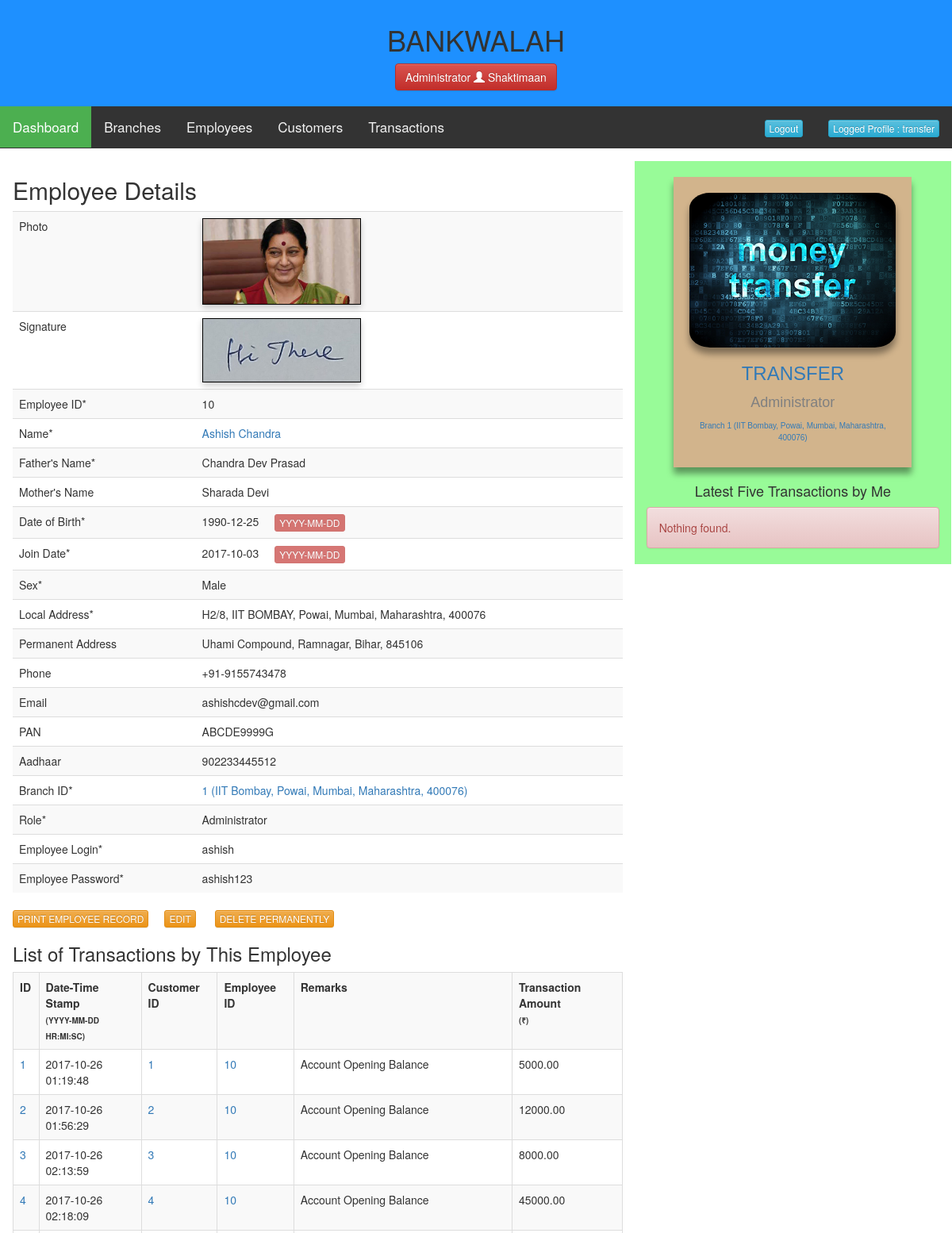
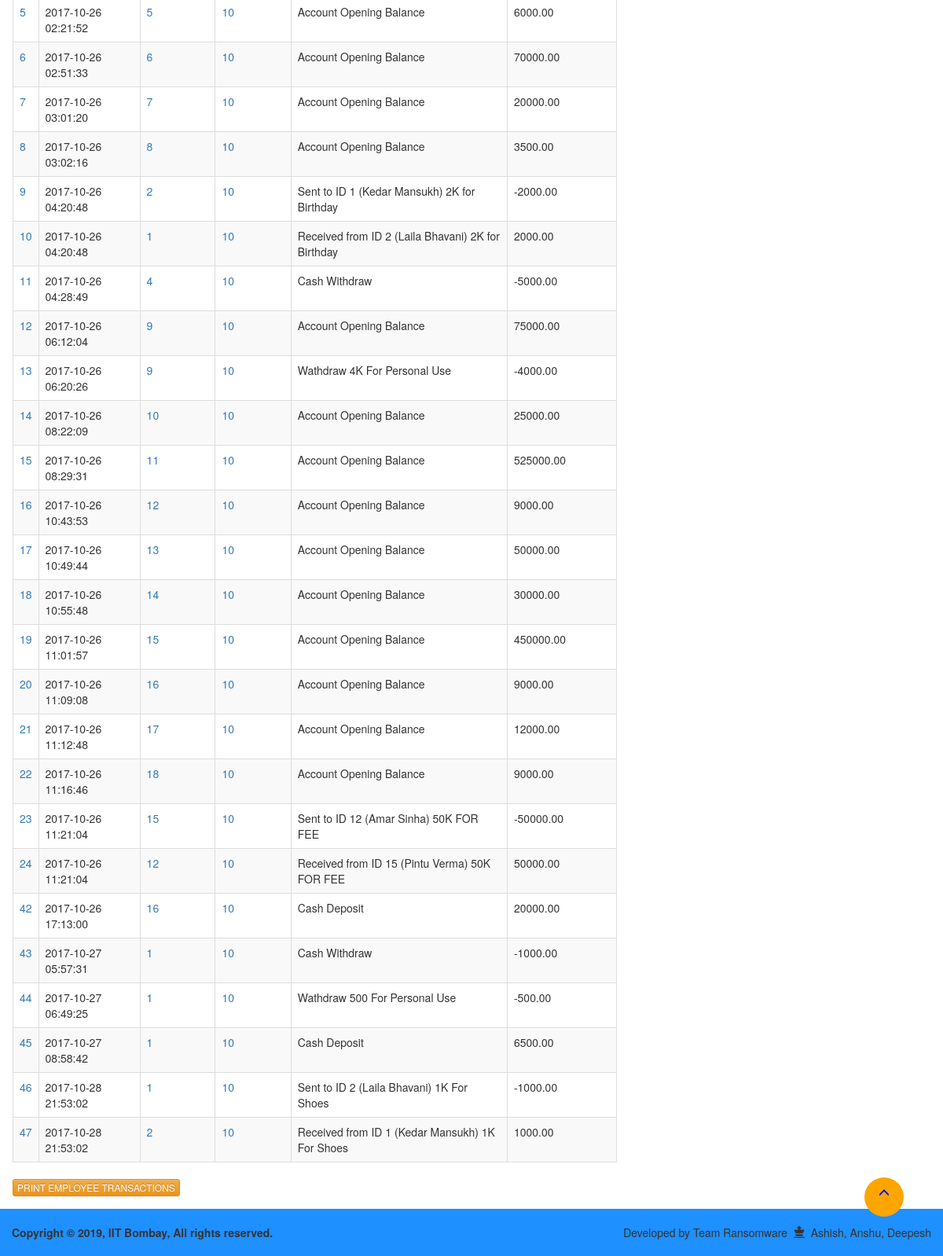
Screenshot of /admin-employee-view.php?id=10 (signed in) with the database file from the repository (2 pictures, top to bottom).
### tables this page shows
CREATE TABLE `employees` (
  `EmpID` int(11) NOT NULL,
  `EmpName` varchar(255) NOT NULL,
  `EmpFName` varchar(255) NOT NULL,
  `EmpMName` varchar(255) DEFAULT NULL,
  `EmpDOB` date NOT NULL,
  `EmpJoinDate` date NOT NULL,
  `EmpSex` varchar(20) NOT NULL,
  `EmpLAdd` varchar(255) NOT NULL,
  `EmpPAdd` varchar(255) DEFAULT NULL,
  `EmpPhone` varchar(20) DEFAULT NULL,
  `EmpEmail` varchar(255) DEFAULT NULL,
  `EmpPAN` varchar(20) DEFAULT NULL,
  `EmpAadhaar` varchar(20) DEFAULT NULL,
  `EmpBrID` int(11) NOT NULL,
  `EmpRole` varchar(20) NOT NULL,
  `EmpLogin` varchar(20) NOT NULL,
  `EmpPass` varchar(20) NOT NULL
);

CREATE TABLE `branches` (
  `BrID` int(11) NOT NULL,
  `BrLoc` varchar(255) NOT NULL,
  `BrIFSC` varchar(20) NOT NULL,
  `BrOpenDate` date NOT NULL,
  `BrPhone` varchar(20) DEFAULT NULL,
  `BrEmail` varchar(255) DEFAULT NULL
);

CREATE TABLE `transactions` (
  `TrID` int(11) NOT NULL,
  `TrDateTime` datetime NOT NULL,
  `TrRemarks` varchar(255) DEFAULT NULL,
  `TrCustID` int(11) NOT NULL,
  `TrEmpID` int(11) NOT NULL,
  `TrAmount` double(18,2) NOT NULL
);

### admin-session.php (called while the page is built, shortened)
<?php
include_once "dbconfig.php";
$user_check = $_SESSION["login_shaktimaan"];
$ses_sql = mysqli_query($conn,"SELECT employees.EmpID, employees.EmpName, employees.EmpLogin, employees.EmpRole, branches.BrID, branches.BrLoc FROM employees INNER JOIN branches ON employees.EmpBrID=branches.BrID WHERE EmpRole='Administrator' AND EmpLogin='$user_check'");
$row = mysqli_fetch_array($ses_sql,MYSQLI_ASSOC);
$ses_EmpID = $row["EmpID"];
$ses_EmpName = $row["EmpName"];
$ses_EmpLogin = $row["EmpLogin"];
$ses_EmpRole = $row["EmpRole"];
$ses_BrID = $row["BrID"];
$ses_BrLoc = $row["BrLoc"];
?>

### admin-employee-view.php (the view, shortened to what this page needs)
<?php include_once "admin-session.php"; ?>
<!DOCTYPE html>
<html lang="en-US">
<head>
<?php include_once "admin-inc-head.php"; ?>
</head>
<body onscroll="navStick()">
<?php include_once "admin-inc-header.php"; ?>
<?php include_once "admin-inc-nav.php"; ?>
<div class="content">
	<div class="row">
		<div class="col-sm-8 mainbody-adm">
<h2>Employee Details</h2>
<?php
require_once "dbconfig.php";
if (isset($_GET["id"])) { $EmpID = $_GET["id"];
$my_sql = mysqli_query($conn,"SELECT EmpID FROM employees WHERE EmpID=$_GET[id]");
$my_row = mysqli_fetch_array($my_sql,MYSQLI_ASSOC);
$my_ID = $my_row["EmpID"];
}
if (isset($_POST["submitnew"]) || isset($_POST["submitedit"]) || ($_GET["id"] == $my_ID)) {
$sql = "SELECT *, branches.BrLoc FROM employees INNER JOIN branches ON employees.EmpBrID=branches.BrID WHERE EmpID=".$EmpID;
$result = $conn->query($sql);
if ($result->num_rows > 0) {
	while($row = $result->fetch_assoc()) {
		echo "<div class=\"table-responsive\" id=\"printemprecord\">
<table class=\"table table-striped\">
	<tr>
		<td style=\"width:30%;\">Photo</td>
		<td style=\"width:70%;\"><img src=\"img-employees/".$row["EmpID"]."-photo.jpg\" alt=\"".$row["EmpName"]." - Photo Load Error\" class=\"picsig\"></td>
	</tr>
	<tr>
		<td style=\"width:30%;\">Signature</td>
		<td style=\"width:70%;\"><img src=\"img-employees/".$row["EmpID"]."-sig.jpg\" alt=\"".$row["EmpName"]." - Sig Load Error \" class=\"picsig\"></td>
	</tr>
	<tr>
		<td style=\"width:30%;\">Employee ID*</td>
		<td style=\"width:70%;\">".$row["EmpID"]."</td>
	</tr>
	<tr>
		<td>Name*</td>
		<td style=\"width:70%;\"><a href=\"admin-employee-view.php?id=".$row["EmpID"]."\">".$row["EmpName"]."</a></td>
	</tr>
	<tr>
		<td>Father's Name*</td>
		<td style=\"width:70%;\">".$row["EmpFName"]."</td>
	</tr>
	<tr>
		<td>Mother's Name</td>
		<td style=\"width:70%;\">".$row["EmpMName"]."</td>
	</tr>
	<tr>
		<td>Date of Birth*</td>
		<td>".$row["EmpDOB"]."<button type=\"button\" class=\"btn btn-danger btn-xs\" style=\"margin-left:20px;\" disabled>YYYY-MM-DD</button></td>
	</tr>
	<tr>
		<td>Join Date*</td>
		<td>".$row["EmpJoinDate"]."<button type=\"button\" class=\"btn btn-danger btn-xs\" style=\"margin-left:20px;\" disabled>YYYY-MM-DD</button></td>
	</tr>
	<tr>
		<td>Sex*</td>
		<td>".$row["EmpSex"]."</td>
	</tr>
	<tr>
		<td>Local Address*</td>
		<td style=\"width:70%;\">".$row["EmpLAdd"]."</td>
	</tr>
	<tr>
		<td>Permanent Address</td>
		<td style=\"width:70%;\">".$row["EmpPAdd"]."</td>
	</tr>
	<tr>
		<td>Phone</td>
		<td style=\"width:70%;\">".$row["EmpPhone"]."</td>
	</tr>
	<tr>
		<td>Email</td>
		<td style=\"width:70%;\">".$row["EmpEmail"]."</td>
	</tr>
	<tr>
		<td>PAN</td>
		<td style=\"width:70%;\">".$row["EmpPAN"]."</td>
	</tr>
	<tr>
		<td>Aadhaar</td>
		<td style=\"width:70%;\">".$row["EmpAadhaar"]."</td>
	</tr>
	<tr>
		<td>Branch ID*</td>
		<td style=\"width:70%;\"><a href=\"admin-branch-view.php?id=".$row["EmpBrID"]."\">".$row["EmpBrID"]." (".$row["BrLoc"].")</a></td>
	</tr>
	<tr>
		<td>Role*</td>
		<td style=\"width:70%;\">".$row["EmpRole"]."</td>
	</tr>
	<tr>
		<td>Employee Login*</td>
		<td style=\"width:70%;\">".$row["EmpLogin"]."</td>
	</tr>
	<tr>
		<td>Employee Password*</td>
		<td style=\"width:70%;\">".$row["EmpPass"]."</td>
	</tr>
</table>
</div>
<button type=\"button\" class=\"btn btn-warning btn-xs\" onclick=\"printDiv('printemprecord')\">PRINT EMPLOYEE RECORD</button><a href=\"admin-employee-edit.php?id=".$row["EmpID"]."\"><button type=\"button\" class=\"btn btn-warning btn-xs\" style=\"margin-left:20px;\">EDIT</button></a>
<a href=\"admin-employee-deleted.php?id=".$row["EmpID"]."&name=".$row["EmpName"]."&fname=".$row["EmpFName"]."\"><button onclick=\"alertdeleteFunction()\" type=\"button\" class=\"btn btn-warning btn-xs\" style=\"margin-left:20px;\">DELETE PERMANENTLY</button></a>";
	}
}
else {
	echo "<div class=\"alert alert-danger\">Nothing found.</div>";
}
echo "<h3>List of Transactions by This Employee</h3>";
$sql_transemp = "SELECT * FROM transactions WHERE TrEmpID=".$EmpID." ORDER BY TrID ASC";
$result_transemp = $conn->query($sql_transemp);
if ($result_transemp->num_rows > 0) {
	echo "<div class=\"table-responsive\" id=\"printtransemp\">
<table class=\"table table-striped table-bordered\">
	<tr>
		<th>ID</th>
		<th>Date-Time Stamp<br /><span style=\"font-size:10px;\">(YYYY-MM-DD HR:MI:SC)</span></th>
		<th>Customer ID</th>
		<th>Employee ID</th>
		<th>Remarks</th>
		<th>Transaction Amount<br /><span style=\"font-size:10px;\">(&#8377;)</span></th>
	</tr>";
	while($row = $result_transemp->fetch_assoc()) {
		echo "<tr>
				<td><a href=\"admin-trans-view.php?id=".$row["TrID"]."\">".$row["TrID"]."</a></td>
				<td>".$row["TrDateTime"]."</td>
				<td><a href=\"admin-customer-view.php?id=".$row["TrCustID"]."\">".$row["TrCustID"]."</a></td>
				<td><a href=\"admin-employee-view.php?id=".$row["TrEmpID"]."\">".$row["TrEmpID"]."</a></td>
				<td>".$row["TrRemarks"]."</td>
				<td>".$row["TrAmount"]."</td>
			</tr>";
    }
	echo "</table></div>
		<button type=\"button\" class=\"btn btn-warning btn-xs\" onclick=\"printDiv('printtransemp')\">PRINT EMPLOYEE TRANSACTIONS</button>";
}
else {
	echo "<div class=\"alert alert-danger\">Nothing found.</div>";
}
}
else {
	header("Location: admin-dashboard.php");
}
?>
		</div>
		<div class="col-sm-4 mainside-adm"><?php include_once "admin-inc-sidebar.php"; ?></div>
	</div>
</div>
<div class="col-sm-12 mainfoot-adm"><?php include_once "admin-inc-footer.php"; ?></div>
<?php $conn->close(); ?></body>
</html>

### admin-inc-nav.php
<div id="navbar">
	<a class="active" href="admin-dashboard.php">Dashboard</a>
	<a href="admin-branch-searched.php">Branches</a>
	<a href="admin-employee-searched.php">Employees</a>
	<a href="admin-customer-searched.php">Customers</a>
	<a href="admin-trans-searched.php">Transactions</a>
	<?php echo "<a href=\"admin-employee-view.php?id=".$ses_EmpID."\" style=\"float:right;\"><button type=\"button\" class=\"btn btn-info btn-xs\">Logged Profile : ".$ses_EmpLogin."</button></a>"; ?>
	<a href="admin-logout.php" style="float:right;"><button type="button" class="btn btn-info btn-xs">Logout</button></a>
</div>

### admin-inc-sidebar.php
<div class="card" style="margin-top:20px; margin-bottom:20px;">
	<?php echo "<img src=\"img-employees/".$ses_EmpID."-photo.jpg\" alt=\"".$ses_EmpName."\" class=\"card-image\">"; ?>
	<h3><?php echo "<a href=\"admin-employee-view.php?id=".$ses_EmpID."\">".$ses_EmpName."</a>"; ?></h3>
	<p class="card-title"><?php echo $ses_EmpRole; ?></p>
	<p style="font-size:10px;"><?php echo "<a href=\"admin-branch-view.php?id=".$ses_BrID."\">Branch ".$ses_BrID." (".$ses_BrLoc.")</a>"; ?></p>
</div>
<?php
echo "<h4 style=\"text-align:center;\">Latest Five Transactions by Me</h4>";
$sql_transemp = "SELECT TrID, TrDateTime, TrCustID, TrAmount FROM transactions WHERE TrEmpID=".$ses_EmpID." ORDER BY TrID DESC LIMIT 5";
$result_transemp = $conn->query($sql_transemp);
if ($result_transemp->num_rows > 0) {
	echo "<div class=\"table-responsive\">
<table class=\"table table-striped table-bordered\">
	<tr>
		<th>ID</th>
		<th>Date-Time Stamp<br /><span style=\"font-size:10px;\">(YYYY-MM-DD HR:MI:SC)</span></th>
		<th>Customer ID</th>
		<th>Transaction Amount<br /><span style=\"font-size:10px;\">(&#8377;)</span></th>
	</tr>";
	while($row = $result_transemp->fetch_assoc()) {
		echo "<tr>
				<td><a href=\"admin-trans-view.php?id=".$row["TrID"]."\">".$row["TrID"]."</a></td>
				<td>".$row["TrDateTime"]."</td>
				<td><a href=\"admin-customer-view.php?id=".$row["TrCustID"]."\">".$row["TrCustID"]."</a></td>
				<td>".$row["TrAmount"]."</td>
			</tr>";
    }
	echo "</table></div>";
}
else {
	echo "<div class=\"alert alert-danger\">Nothing found.</div>";
}
?>

### css/sticky.css (style rules this page uses)
body { margin: 0; font-size: 28px; }
#navbar { overflow: hidden; background-color: #333; z-index: 100; }
#navbar a { float: left; display: block; color: #f2f2f2; text-align: center; padding: 14px 16px; text-decoration: none; font-size: 17px; }
#navbar a.active { background-color: #4CAF50; color: white; }
.content { padding: 16px; }

### css/profilecard.css (style rules this page uses)
.card { box-shadow: 0 8px 8px 0 rgba(0, 0, 0, 0.4); max-width: 300px; margin: auto; text-align: center; font-family: arial; padding: 20px; background-color: tan; }
.card-title { color: grey; font-size: 18px; }
.card-image { width: 100%; border-radius: 10%; max-width: 280px; box-shadow: 0 8px 8px 0 rgba(0, 0, 0, 0.4); }

### css/passbook.css (style rules this page uses)
.picsig { max-width: 200px; max-height: 150px; box-shadow: 0 4px 8px 0 rgba(0, 0, 0, 0.2); border: 1px solid black; }

### css/layouts.css (style rules this page uses)
.mainfoot-adm { background-color: #1e90ff; }
.mainbody-adm { background-color: #ffffff; }
.mainside-adm { background-color: palegreen; }

### rows the page displays
employees: EmpLogin "transfer", EmpName "TRANSFER", EmpRole "Administrator", branches.BrID "1", branches.BrLoc "IIT Bombay, Powai, Mumbai, Maharashtra, 400076"
employees: EmpID "10", EmpName "Ashish Chandra", EmpFName "Chandra Dev Prasad", EmpMName "Sharada Devi", EmpDOB "1990-12-25", EmpJoinDate "2017-10-03", EmpSex "Male", EmpLAdd "H2/8, IIT BOMBAY, Powai, Mumbai, Maharashtra, 400076", EmpPAdd "Uhami Compound, Ramnagar, Bihar, 845106", EmpPhone "+91-9155743478", EmpEmail "ashishcdev@gmail.com", EmpPAN "ABCDE9999G", EmpAadhaar "902233445512", EmpBrID "1", branches.BrLoc "IIT Bombay, Powai, Mumbai, Maharashtra, 400076", EmpRole "Administrator", EmpLogin "ashish", EmpPass "ashish123"
transactions: TrID "1", TrDateTime "2017-10-26 01:19:48", TrCustID "1", TrEmpID "10", TrRemarks "Account Opening Balance", TrAmount "5000.00"
transactions: TrID "2", TrDateTime "2017-10-26 01:56:29", TrCustID "2", TrEmpID "10", TrRemarks "Account Opening Balance", TrAmount "12000.00"
transactions: TrID "3", TrDateTime "2017-10-26 02:13:59", TrCustID "3", TrEmpID "10", TrRemarks "Account Opening Balance", TrAmount "8000.00"
transactions: TrID "4", TrDateTime "2017-10-26 02:18:09", TrCustID "4", TrEmpID "10", TrRemarks "Account Opening Balance", TrAmount "45000.00"
transactions: TrID "5", TrDateTime "2017-10-26 02:21:52", TrCustID "5", TrEmpID "10", TrRemarks "Account Opening Balance", TrAmount "6000.00"
transactions: TrID "6", TrDateTime "2017-10-26 02:51:33", TrCustID "6", TrEmpID "10", TrRemarks "Account Opening Balance", TrAmount "70000.00"
transactions: TrID "7", TrDateTime "2017-10-26 03:01:20", TrCustID "7", TrEmpID "10", TrRemarks "Account Opening Balance", TrAmount "20000.00"
transactions: TrID "8", TrDateTime "2017-10-26 03:02:16", TrCustID "8", TrEmpID "10", TrRemarks "Account Opening Balance", TrAmount "3500.00"
transactions: TrID "9", TrDateTime "2017-10-26 04:20:48", TrCustID "2", TrEmpID "10", TrRemarks "Sent to ID 1 (Kedar Mansukh) 2K for Birthday", TrAmount "-2000.00"
transactions: TrID "10", TrDateTime "2017-10-26 04:20:48", TrCustID "1", TrEmpID "10", TrRemarks "Received from ID 2 (Laila Bhavani) 2K for Birthday", TrAmount "2000.00"
transactions: TrID "11", TrDateTime "2017-10-26 04:28:49", TrCustID "4", TrEmpID "10", TrRemarks "Cash Withdraw", TrAmount "-5000.00"
transactions: TrID "12", TrDateTime "2017-10-26 06:12:04", TrCustID "9", TrEmpID "10", TrRemarks "Account Opening Balance", TrAmount "75000.00"
transactions: TrID "13", TrDateTime "2017-10-26 06:20:26", TrCustID "9", TrEmpID "10", TrRemarks "Wathdraw 4K For Personal Use", TrAmount "-4000.00"
transactions: TrID "14", TrDateTime "2017-10-26 08:22:09", TrCustID "10", TrEmpID "10", TrRemarks "Account Opening Balance", TrAmount "25000.00"
transactions: TrID "15", TrDateTime "2017-10-26 08:29:31", TrCustID "11", TrEmpID "10", TrRemarks "Account Opening Balance", TrAmount "525000.00"
transactions: TrID "16", TrDateTime "2017-10-26 10:43:53", TrCustID "12", TrEmpID "10", TrRemarks "Account Opening Balance", TrAmount "9000.00"
transactions: TrID "17", TrDateTime "2017-10-26 10:49:44", TrCustID "13", TrEmpID "10", TrRemarks "Account Opening Balance", TrAmount "50000.00"
transactions: TrID "18", TrDateTime "2017-10-26 10:55:48", TrCustID "14", TrEmpID "10", TrRemarks "Account Opening Balance", TrAmount "30000.00"
transactions: TrID "19", TrDateTime "2017-10-26 11:01:57", TrCustID "15", TrEmpID "10", TrRemarks "Account Opening Balance", TrAmount "450000.00"
transactions: TrID "20", TrDateTime "2017-10-26 11:09:08", TrCustID "16", TrEmpID "10", TrRemarks "Account Opening Balance", TrAmount "9000.00"
transactions: TrID "21", TrDateTime "2017-10-26 11:12:48", TrCustID "17", TrEmpID "10", TrRemarks "Account Opening Balance", TrAmount "12000.00"
transactions: TrID "22", TrDateTime "2017-10-26 11:16:46", TrCustID "18", TrEmpID "10", TrRemarks "Account Opening Balance", TrAmount "9000.00"
transactions: TrID "23", TrDateTime "2017-10-26 11:21:04", TrCustID "15", TrEmpID "10", TrRemarks "Sent to ID 12 (Amar Sinha) 50K FOR FEE", TrAmount "-50000.00"
transactions: TrID "24", TrDateTime "2017-10-26 11:21:04", TrCustID "12", TrEmpID "10", TrRemarks "Received from ID 15 (Pintu Verma) 50K FOR FEE", TrAmount "50000.00"
transactions: TrID "42", TrDateTime "2017-10-26 17:13:00", TrCustID "16", TrEmpID "10", TrRemarks "Cash Deposit", TrAmount "20000.00"
transactions: TrID "43", TrDateTime "2017-10-27 05:57:31", TrCustID "1", TrEmpID "10", TrRemarks "Cash Withdraw", TrAmount "-1000.00"
transactions: TrID "44", TrDateTime "2017-10-27 06:49:25", TrCustID "1", TrEmpID "10", TrRemarks "Wathdraw 500 For Personal Use", TrAmount "-500.00"
transactions: TrID "45", TrDateTime "2017-10-27 08:58:42", TrCustID "1", TrEmpID "10", TrRemarks "Cash Deposit", TrAmount "6500.00"
transactions: TrID "46", TrDateTime "2017-10-28 21:53:02", TrCustID "1", TrEmpID "10", TrRemarks "Sent to ID 2 (Laila Bhavani) 1K For Shoes", TrAmount "-1000.00"
transactions: TrID "47", TrDateTime "2017-10-28 21:53:02", TrCustID "2", TrEmpID "10", TrRemarks "Received from ID 1 (Kedar Mansukh) 1K For Shoes", TrAmount "1000.00"
